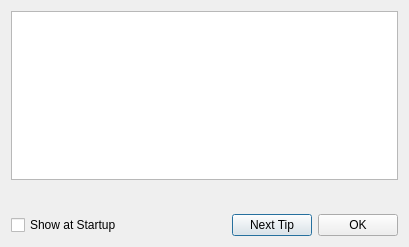
<?xml version="1.0" encoding="UTF-8"?>
<ui version="4.0">
 <class>TipDialog</class>
 <widget class="QDialog" name="TipDialog">
  <property name="geometry">
   <rect>
    <x>0</x>
    <y>0</y>
    <width>409</width>
    <height>247</height>
   </rect>
  </property>
  <property name="windowTitle">
   <string>Tip of the Day</string>
  </property>
  <layout class="QVBoxLayout" name="verticalLayout">
   <item>
    <widget class="QTextBrowser" name="tipText"/>
   </item>
   <item>
    <spacer name="verticalSpacer">
     <property name="orientation">
      <enum>Qt::Vertical</enum>
     </property>
     <property name="sizeHint" stdset="0">
      <size>
       <width>20</width>
       <height>51</height>
      </size>
     </property>
    </spacer>
   </item>
   <item>
    <layout class="QHBoxLayout" name="horizontalLayout">
     <item>
      <widget class="QCheckBox" name="showTipsBox">
       <property name="text">
        <string>Show at Startup</string>
       </property>
      </widget>
     </item>
     <item>
      <spacer name="horizontalSpacer">
       <property name="orientation">
        <enum>Qt::Horizontal</enum>
       </property>
       <property name="sizeHint" stdset="0">
        <size>
         <width>40</width>
         <height>20</height>
        </size>
       </property>
      </spacer>
     </item>
     <item>
      <widget class="QPushButton" name="nextTipButton">
       <property name="text">
        <string>Next Tip</string>
       </property>
      </widget>
     </item>
     <item>
      <widget class="QPushButton" name="okButton">
       <property name="text">
        <string>OK</string>
       </property>
      </widget>
     </item>
    </layout>
   </item>
  </layout>
 </widget>
 <resources/>
 <connections/>
</ui>
